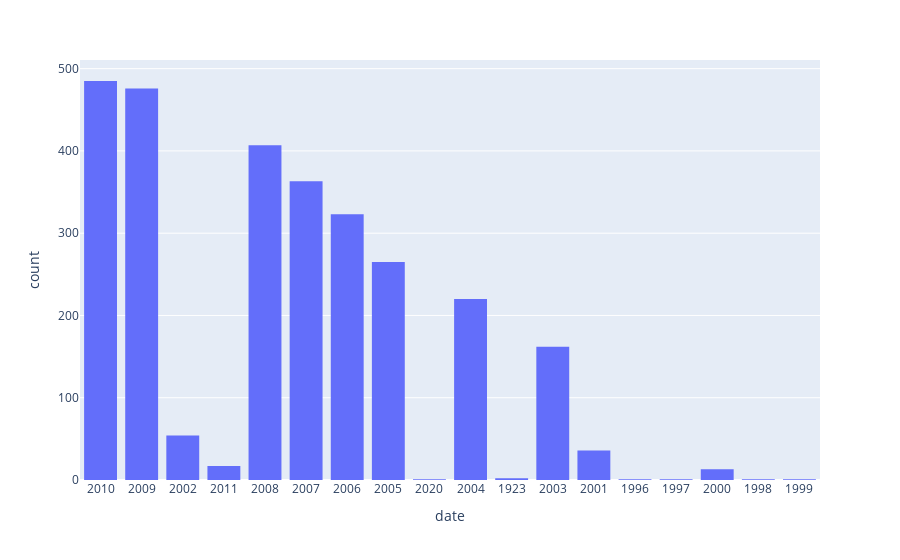

Here is the notebook cell this chart was saved with:
### Markdown cell above
Für eine graphisch schönere Ansicht wird die Anzeige in einem Histogramm gebündelt. So werden die Balken zusammengefasst und die Anzahl beim Mouseover passt sich an.

### Code cell
#Um ein Histogramm zu erstellen, wird statt der px.bar()-Funktion die px.histogram()-Funktion verwendet:

fig2 = px.histogram(df, x="date", barmode='group')
fig2.show()

### Figure 1 — Plotly figure (JSON) as saved in the notebook; plotly's stock layout.template omitted (floating-point values rounded to 4 significant figures; data arrays with more than 128 entries replaced by an {"elided": "..."} marker saying what was removed)
{"data": [{"alignmentgroup": "True", "bingroup": "x", "hovertemplate": "date=%{x}<br>count=%{y}<extra></extra>", "legendgroup": "", "marker": {"color": "#636efa", "pattern": {"shape": ""}}, "name": "", "offsetgroup": "", "orientation": "v", "showlegend": false, "x": {"elided": "2828 str values"}, "xaxis": "x", "yaxis": "y", "type": "histogram"}], "layout": {"xaxis": {"anchor": "y", "domain": [0, 1], "title": {"text": "date"}, "type": "category", "range": [-0.5, 17.5], "autorange": true}, "yaxis": {"anchor": "x", "domain": [0, 1], "title": {"text": "count"}, "range": [0, 510.5], "autorange": true}, "legend": {"tracegroupgap": 0}, "margin": {"t": 60}, "barmode": "group", "autosize": true}}
